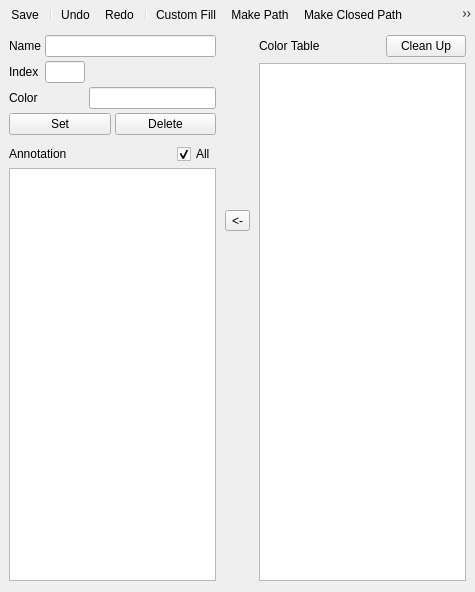
<?xml version="1.0" encoding="UTF-8"?>
<ui version="4.0">
 <class>WindowEditAnnotation</class>
 <widget class="QWidget" name="WindowEditAnnotation">
  <property name="geometry">
   <rect>
    <x>0</x>
    <y>0</y>
    <width>475</width>
    <height>592</height>
   </rect>
  </property>
  <property name="windowTitle">
   <string>Edit Annotation</string>
  </property>
  <layout class="QGridLayout" name="gridLayout_2" columnstretch="0,0,0">
   <property name="leftMargin">
    <number>0</number>
   </property>
   <property name="topMargin">
    <number>0</number>
   </property>
   <property name="rightMargin">
    <number>0</number>
   </property>
   <property name="horizontalSpacing">
    <number>9</number>
   </property>
   <item row="1" column="2">
    <layout class="QVBoxLayout" name="verticalLayout">
     <property name="spacing">
      <number>6</number>
     </property>
     <property name="topMargin">
      <number>0</number>
     </property>
     <property name="rightMargin">
      <number>9</number>
     </property>
     <item>
      <layout class="QHBoxLayout" name="horizontalLayout">
       <property name="topMargin">
        <number>0</number>
       </property>
       <item>
        <widget class="QLabel" name="label_4">
         <property name="text">
          <string>Color Table</string>
         </property>
         <property name="alignment">
          <set>Qt::AlignLeading|Qt::AlignLeft|Qt::AlignVCenter</set>
         </property>
        </widget>
       </item>
       <item>
        <spacer name="horizontalSpacer">
         <property name="orientation">
          <enum>Qt::Horizontal</enum>
         </property>
         <property name="sizeHint" stdset="0">
          <size>
           <width>40</width>
           <height>20</height>
          </size>
         </property>
        </spacer>
       </item>
       <item>
        <widget class="QPushButton" name="pushButtonCleanUp">
         <property name="text">
          <string>Clean Up</string>
         </property>
        </widget>
       </item>
      </layout>
     </item>
     <item>
      <widget class="QTreeWidget" name="treeWidgetAvailableLabels">
       <property name="rootIsDecorated">
        <bool>false</bool>
       </property>
       <property name="headerHidden">
        <bool>true</bool>
       </property>
       <column>
        <property name="text">
         <string notr="true">1</string>
        </property>
       </column>
      </widget>
     </item>
    </layout>
   </item>
   <item row="1" column="1">
    <layout class="QVBoxLayout" name="verticalLayout_4" stretch="1,0,2">
     <property name="spacing">
      <number>7</number>
     </property>
     <property name="leftMargin">
      <number>0</number>
     </property>
     <item>
      <spacer name="verticalSpacer">
       <property name="orientation">
        <enum>Qt::Vertical</enum>
       </property>
       <property name="sizeHint" stdset="0">
        <size>
         <width>20</width>
         <height>40</height>
        </size>
       </property>
      </spacer>
     </item>
     <item>
      <widget class="QToolButton" name="toolButtonFromCTab">
       <property name="toolTip">
        <string>Copy To</string>
       </property>
       <property name="text">
        <string>&lt;-</string>
       </property>
       <property name="toolButtonStyle">
        <enum>Qt::ToolButtonTextOnly</enum>
       </property>
      </widget>
     </item>
     <item>
      <spacer name="verticalSpacer_2">
       <property name="orientation">
        <enum>Qt::Vertical</enum>
       </property>
       <property name="sizeHint" stdset="0">
        <size>
         <width>20</width>
         <height>40</height>
        </size>
       </property>
      </spacer>
     </item>
    </layout>
   </item>
   <item row="1" column="0">
    <layout class="QVBoxLayout" name="verticalLayout_2">
     <property name="spacing">
      <number>4</number>
     </property>
     <property name="leftMargin">
      <number>9</number>
     </property>
     <property name="topMargin">
      <number>0</number>
     </property>
     <item>
      <layout class="QGridLayout" name="gridLayout">
       <property name="verticalSpacing">
        <number>4</number>
       </property>
       <item row="0" column="1" colspan="2">
        <widget class="QLineEdit" name="lineEditName">
         <property name="toolTip">
          <string>Press Return to change</string>
         </property>
        </widget>
       </item>
       <item row="2" column="2">
        <widget class="QLineEdit" name="lineEditColor">
         <property name="toolTip">
          <string>Press return to change</string>
         </property>
        </widget>
       </item>
       <item row="1" column="1">
        <widget class="QLineEdit" name="lineEditIndex">
         <property name="minimumSize">
          <size>
           <width>40</width>
           <height>0</height>
          </size>
         </property>
         <property name="maximumSize">
          <size>
           <width>40</width>
           <height>16777215</height>
          </size>
         </property>
         <property name="toolTip">
          <string>Press return to change</string>
         </property>
        </widget>
       </item>
       <item row="1" column="0">
        <widget class="QLabel" name="label_2">
         <property name="text">
          <string>Index</string>
         </property>
        </widget>
       </item>
       <item row="2" column="0">
        <widget class="QLabel" name="label_3">
         <property name="text">
          <string>Color</string>
         </property>
        </widget>
       </item>
       <item row="2" column="1">
        <widget class="QtColorPicker" name="colorpicker" native="true"/>
       </item>
       <item row="0" column="0">
        <widget class="QLabel" name="label">
         <property name="text">
          <string>Name</string>
         </property>
        </widget>
       </item>
      </layout>
     </item>
     <item>
      <layout class="QHBoxLayout" name="horizontalLayout_3">
       <item>
        <widget class="QPushButton" name="pushButtonSet">
         <property name="text">
          <string>Set</string>
         </property>
        </widget>
       </item>
       <item>
        <widget class="QPushButton" name="pushButtonDelete">
         <property name="text">
          <string>Delete</string>
         </property>
        </widget>
       </item>
      </layout>
     </item>
     <item>
      <layout class="QHBoxLayout" name="horizontalLayout_4">
       <property name="topMargin">
        <number>5</number>
       </property>
       <item>
        <widget class="QLabel" name="label_5">
         <property name="text">
          <string>Annotation</string>
         </property>
         <property name="alignment">
          <set>Qt::AlignLeading|Qt::AlignLeft|Qt::AlignVCenter</set>
         </property>
        </widget>
       </item>
       <item>
        <spacer name="horizontalSpacer_3">
         <property name="orientation">
          <enum>Qt::Horizontal</enum>
         </property>
         <property name="sizeHint" stdset="0">
          <size>
           <width>40</width>
           <height>20</height>
          </size>
         </property>
        </spacer>
       </item>
       <item>
        <widget class="QCheckBox" name="checkBoxShowAll">
         <property name="text">
          <string>All</string>
         </property>
         <property name="checked">
          <bool>true</bool>
         </property>
         <property name="tristate">
          <bool>true</bool>
         </property>
        </widget>
       </item>
      </layout>
     </item>
     <item>
      <widget class="QTreeWidget" name="treeWidgetExistingLabels">
       <property name="rootIsDecorated">
        <bool>false</bool>
       </property>
       <property name="headerHidden">
        <bool>true</bool>
       </property>
       <column>
        <property name="text">
         <string notr="true">1</string>
        </property>
       </column>
      </widget>
     </item>
    </layout>
   </item>
   <item row="0" column="0" colspan="3">
    <widget class="QToolBar" name="widgetToolBar">
     <addaction name="actionSave"/>
     <addaction name="separator"/>
     <addaction name="actionUndo"/>
     <addaction name="actionRedo"/>
     <addaction name="separator"/>
     <addaction name="actionPathFill"/>
     <addaction name="actionMakePath"/>
     <addaction name="actionMakeClosedPath"/>
     <addaction name="actionDeletePath"/>
     <addaction name="actionClearMarks"/>
    </widget>
   </item>
  </layout>
  <action name="actionMakePath">
   <property name="icon">
    <iconset resource="freeview.qrc">
     <normaloff>:/resource/icons/surface_path_make.png</normaloff>:/resource/icons/surface_path_make.png</iconset>
   </property>
   <property name="text">
    <string>Make Path</string>
   </property>
  </action>
  <action name="actionMakeClosedPath">
   <property name="icon">
    <iconset resource="freeview.qrc">
     <normaloff>:/resource/icons/surface_path_make_closed.png</normaloff>:/resource/icons/surface_path_make_closed.png</iconset>
   </property>
   <property name="text">
    <string>Make Closed Path</string>
   </property>
  </action>
  <action name="actionDeletePath">
   <property name="icon">
    <iconset resource="freeview.qrc">
     <normaloff>:/resource/icons/surface_path_delete.png</normaloff>:/resource/icons/surface_path_delete.png</iconset>
   </property>
   <property name="text">
    <string>Delete Path</string>
   </property>
  </action>
  <action name="actionClearMarks">
   <property name="icon">
    <iconset resource="freeview.qrc">
     <normaloff>:/resource/icons/surface_clear_marks.png</normaloff>:/resource/icons/surface_clear_marks.png</iconset>
   </property>
   <property name="text">
    <string>Clear Marks</string>
   </property>
  </action>
  <action name="actionUndo">
   <property name="icon">
    <iconset resource="freeview.qrc">
     <normaloff>:/resource/icons/edit_undo.png</normaloff>:/resource/icons/edit_undo.png</iconset>
   </property>
   <property name="text">
    <string>Undo</string>
   </property>
  </action>
  <action name="actionRedo">
   <property name="icon">
    <iconset resource="freeview.qrc">
     <normaloff>:/resource/icons/edit_redo.png</normaloff>:/resource/icons/edit_redo.png</iconset>
   </property>
   <property name="text">
    <string>Redo</string>
   </property>
  </action>
  <action name="actionSave">
   <property name="icon">
    <iconset resource="freeview.qrc">
     <normaloff>:/resource/icons/annot_save.png</normaloff>:/resource/icons/annot_save.png</iconset>
   </property>
   <property name="text">
    <string>Save</string>
   </property>
  </action>
  <action name="actionPathFill">
   <property name="icon">
    <iconset resource="freeview.qrc">
     <normaloff>:/resource/icons/surface_path_fill.png</normaloff>:/resource/icons/surface_path_fill.png</iconset>
   </property>
   <property name="text">
    <string>Custom Fill</string>
   </property>
  </action>
 </widget>
 <customwidgets>
  <customwidget>
   <class>QtColorPicker</class>
   <extends>QWidget</extends>
   <header>qtcolorpicker.h</header>
   <container>1</container>
   <slots>
    <signal>colorChanged(QColor)</signal>
    <signal>currentColorChanged(QColor)</signal>
   </slots>
  </customwidget>
 </customwidgets>
 <tabstops>
  <tabstop>lineEditName</tabstop>
  <tabstop>lineEditIndex</tabstop>
  <tabstop>lineEditColor</tabstop>
  <tabstop>treeWidgetExistingLabels</tabstop>
  <tabstop>treeWidgetAvailableLabels</tabstop>
  <tabstop>pushButtonSet</tabstop>
  <tabstop>pushButtonDelete</tabstop>
 </tabstops>
 <resources>
  <include location="freeview.qrc"/>
 </resources>
 <connections/>
</ui>
